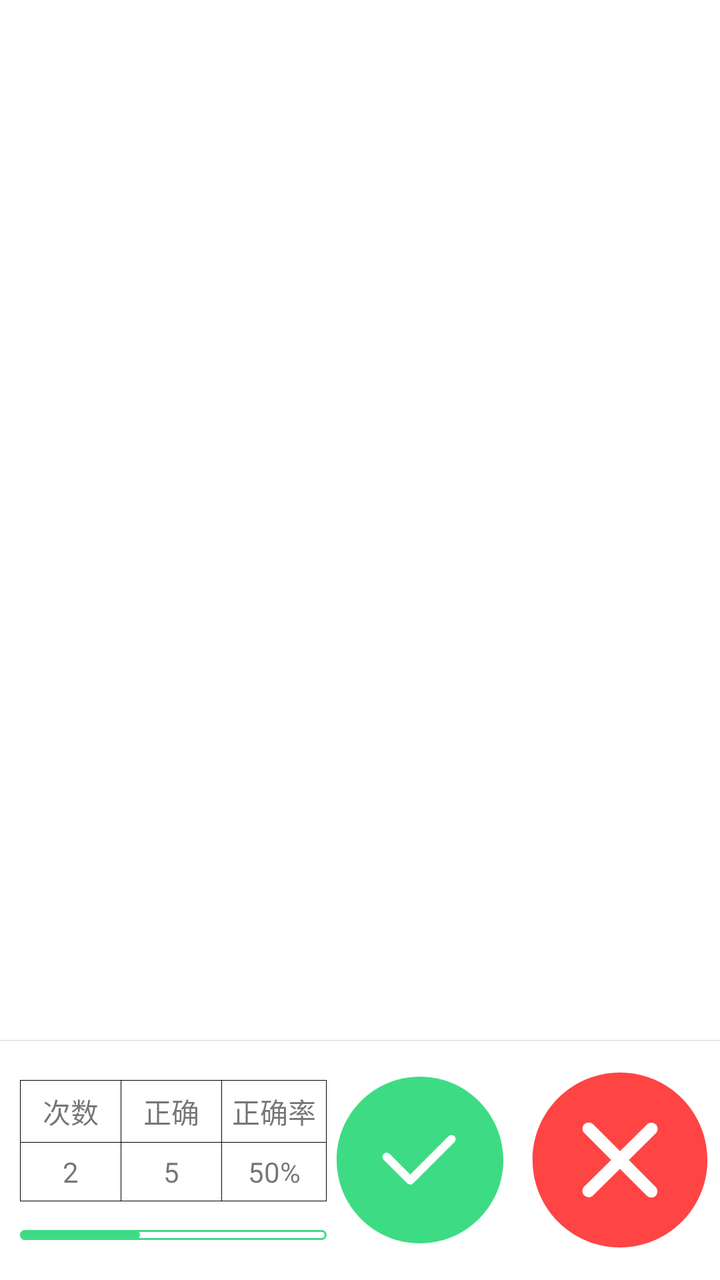
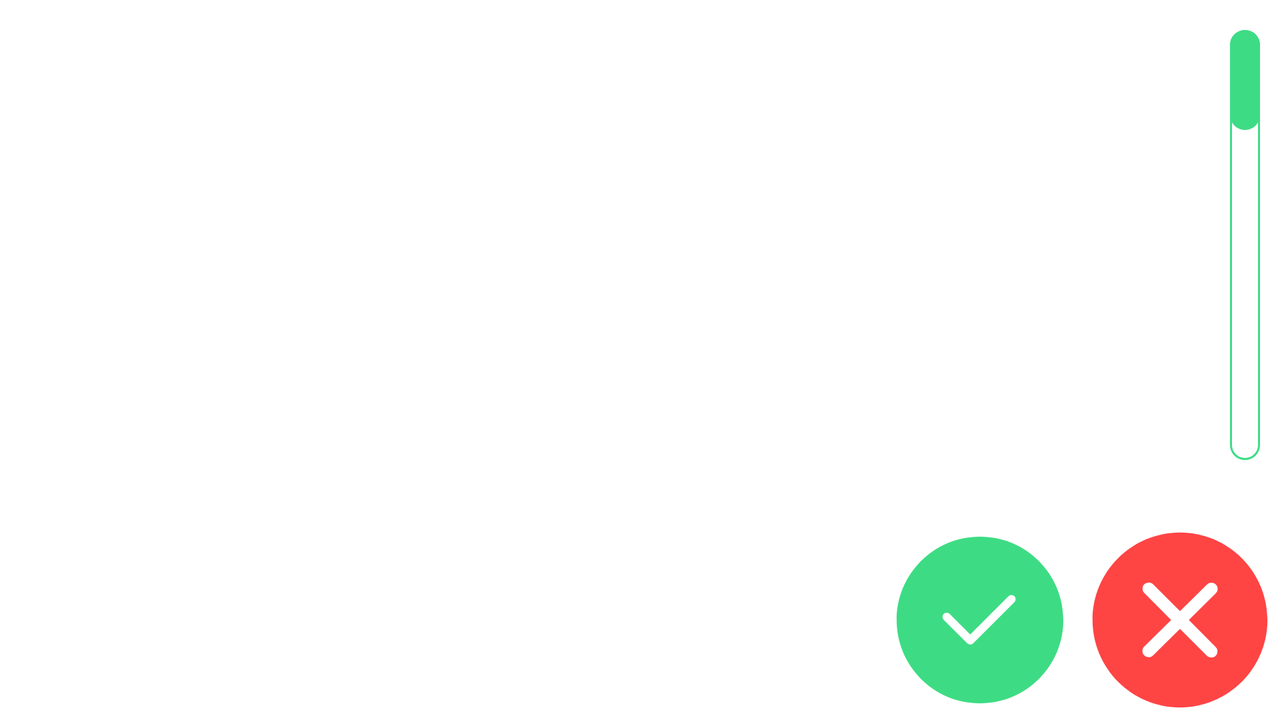

An Android layout and its configuration variant, each rendered on a device that would load it. The default file and the variant file are quoted in full after the pictures.
<!-- AndroidManifest.xml: application theme Theme.Main -->
<!-- res/layout/activity_hanzi.xml -->
<?xml version="1.0" encoding="utf-8"?>
<androidx.constraintlayout.widget.ConstraintLayout xmlns:android="http://schemas.android.com/apk/res/android"
    xmlns:app="http://schemas.android.com/apk/res-auto"
    android:layout_width="match_parent"
    android:layout_height="match_parent"
    xmlns:tools="http://schemas.android.com/tools">

    <androidx.viewpager2.widget.ViewPager2
        android:id="@+id/viewPager"
        android:layout_width="match_parent"
        android:layout_height="0dp"
        app:layout_constraintBottom_toTopOf="@id/clBottom"
        app:layout_constraintTop_toTopOf="parent" />

    <View
        app:layout_constraintTop_toBottomOf="@id/viewPager"
        android:background="#D6D6D6"
        android:layout_width="match_parent"
        android:layout_height="1px"/>


    <androidx.constraintlayout.widget.ConstraintLayout
        android:id="@+id/clBottom"
        android:paddingTop="10dp"
        android:layout_width="match_parent"
        android:layout_height="wrap_content"
        app:layout_constraintBottom_toBottomOf="parent">

        <View
            android:id="@+id/view1"
            app:layout_constraintTop_toTopOf="parent"
            android:layout_marginTop="10dp"
            android:background="@color/black"
            android:layout_marginStart="10dp"
            app:layout_constraintStart_toStartOf="parent"
            android:layout_width="1px"
            app:layout_constraintBottom_toBottomOf="@id/view4"
            android:layout_height="0dp"/>

        <View
            android:id="@+id/view2"
            app:layout_constraintTop_toTopOf="@id/view1"
            app:layout_constraintStart_toEndOf="@id/view1"
            android:background="@color/black"
            android:layout_width="0dp"
            app:layout_constraintEnd_toEndOf="@id/view6"
            android:layout_height="1px"/>

        <TextView
            android:id="@+id/tv1"
            android:padding="5dp"
            android:gravity="center"
            android:minWidth="50dp"
            app:layout_constraintTop_toBottomOf="@id/view2"
            app:layout_constraintStart_toEndOf="@id/view1"
            android:text="次数"
            android:layout_width="wrap_content"
            android:layout_height="wrap_content"/>

        <View
            android:id="@+id/view3"
            app:layout_constraintEnd_toEndOf="@id/view2"
            android:background="@color/black"
            app:layout_constraintTop_toBottomOf="@id/tv1"
            app:layout_constraintStart_toEndOf="@id/view1"
            android:layout_width="0dp"
            android:layout_height="1px"/>

        <TextView
            android:paddingTop="5dp"
            android:paddingBottom="5dp"
            app:layout_constraintTop_toBottomOf="@id/view3"
            app:layout_constraintStart_toStartOf="@id/tv1"
            app:layout_constraintEnd_toEndOf="@id/tv1"
            tools:text="2"
            android:id="@+id/tvCount"
            android:layout_width="wrap_content"
            android:layout_height="wrap_content"/>

        <View
            android:id="@+id/view4"
            android:layout_width="0dp"
            android:layout_height="1px"
            android:background="@color/black"
            app:layout_constraintEnd_toEndOf="@id/view2"
            app:layout_constraintStart_toStartOf="@id/view2"
            app:layout_constraintTop_toBottomOf="@id/tvCount" />

        <View
            android:id="@+id/view"
            android:layout_width="1px"
            android:layout_height="0dp"
            android:background="@color/black"
            app:layout_constraintBottom_toBottomOf="@id/view1"
            app:layout_constraintStart_toEndOf="@id/tv1"
            app:layout_constraintTop_toTopOf="@id/view1" />


        <LinearLayout
            android:id="@+id/llProgress"
            android:background="@drawable/bg_progress"
            app:layout_constraintEnd_toEndOf="@id/view6"
            android:layout_width="0dp"
            android:layout_marginBottom="10dp"
            app:layout_constraintBottom_toBottomOf="@id/ivRight"
            android:layout_height="5dp"
            app:layout_constraintStart_toStartOf="@id/view1">


            <View
                android:id="@+id/viewProgress"
                android:background="@drawable/bg_progress_green"
                android:layout_width="0dp"
                tools:layout_width="60dp"
                android:layout_height="match_parent"/>



        </LinearLayout>


        <ImageView
            android:id="@+id/ivRight"
            android:layout_width="100dp"
            android:layout_height="100dp"
            android:layout_marginBottom="10dp"
            android:src="@drawable/ic_right"
            app:layout_constraintBottom_toBottomOf="parent"
            app:layout_constraintEnd_toStartOf="@id/ivWrong" />

        <ImageView
            android:id="@+id/ivWrong"
            android:layout_width="100dp"
            android:layout_height="100dp"
            android:layout_marginBottom="10dp"
            android:src="@drawable/ic_wrong"
            app:layout_constraintBottom_toBottomOf="parent"
            app:layout_constraintEnd_toEndOf="parent" />

        <TextView
            android:id="@+id/textView"
            android:layout_width="wrap_content"
            android:layout_height="wrap_content"
            android:text="正确"
            android:padding="5dp"
            android:gravity="center"
            android:minWidth="50dp"
            app:layout_constraintBottom_toTopOf="@+id/view3"
            app:layout_constraintStart_toEndOf="@+id/view"
            app:layout_constraintTop_toBottomOf="@+id/view2" />

        <TextView
            android:id="@+id/tvRightCount"
            android:layout_width="wrap_content"
            android:layout_height="wrap_content"
            tools:text="5"
            app:layout_constraintBottom_toTopOf="@+id/view4"
            app:layout_constraintEnd_toEndOf="@+id/textView"
            app:layout_constraintStart_toStartOf="@+id/textView"
            app:layout_constraintTop_toBottomOf="@+id/view3" />

        <View
            android:id="@+id/view5"
            android:layout_width="1px"
            android:layout_height="0dp"
            android:background="@color/black"
            app:layout_constraintBottom_toBottomOf="@+id/view"
            app:layout_constraintStart_toEndOf="@+id/textView"
            app:layout_constraintTop_toTopOf="@+id/view" />

        <TextView
            android:id="@+id/textView3"
            android:layout_width="wrap_content"
            android:layout_height="wrap_content"
            android:text="正确率"
            android:gravity="center"
            android:minWidth="50dp"
            android:padding="5dp"
            app:layout_constraintBottom_toBottomOf="@+id/textView"
            app:layout_constraintStart_toEndOf="@+id/view5"
            app:layout_constraintTop_toTopOf="@+id/textView" />

        <TextView
            android:id="@+id/tvRate"
            android:layout_width="wrap_content"
            android:layout_height="wrap_content"
            android:text="50%"
            app:layout_constraintBottom_toBottomOf="@+id/tvRightCount"
            app:layout_constraintEnd_toEndOf="@+id/textView3"
            app:layout_constraintStart_toStartOf="@+id/textView3"
            app:layout_constraintTop_toTopOf="@+id/tvRightCount" />

        <View
            android:id="@+id/view6"
            android:layout_width="1px"
            android:layout_height="0dp"
            android:background="@color/black"
            app:layout_constraintBottom_toBottomOf="@+id/view4"
            app:layout_constraintStart_toEndOf="@+id/textView3"
            app:layout_constraintTop_toTopOf="@+id/view2" />

    </androidx.constraintlayout.widget.ConstraintLayout>

</androidx.constraintlayout.widget.ConstraintLayout>
<!-- resources referenced by this layout -->
<resources>
  <color name="black">#FF000000</color>
  <!-- drawable bg_progress (drawable) -->
  <?xml version="1.0" encoding="utf-8"?>
  <shape xmlns:android="http://schemas.android.com/apk/res/android" android:shape="rectangle">
  
      <solid android:color="@color/white"/>
  
      <stroke android:color="@color/primary" android:width="1dp"/>
  
      <corners android:radius="30dp"/>
  
  </shape>
  <!-- drawable bg_progress_green (drawable) -->
  <?xml version="1.0" encoding="utf-8"?>
  <shape xmlns:android="http://schemas.android.com/apk/res/android" android:shape="rectangle">
  
      <solid android:color="@color/primary"/>
  
  
      <corners android:radius="30dp"/>
  
  </shape>
  <!-- drawable ic_right (drawable) -->
  <vector xmlns:android="http://schemas.android.com/apk/res/android"
      android:width="200dp"
      android:height="200dp"
      android:viewportWidth="1024"
      android:viewportHeight="1024">
    <path
        android:pathData="M85.3,512C85.3,276.4 276.3,85.3 512,85.3c235.6,0 426.7,191 426.7,426.7 0,235.6 -191,426.7 -426.7,426.7 -235.6,0 -426.7,-191 -426.7,-426.7zM462,586.3l-105.6,-105.6a21.2,21.2 0,0 0,-30.1 0c-8.3,8.3 -8.2,22 -0.1,30.1l120.8,120.8a21.2,21.2 0,0 0,30.1 -0.1l211.2,-211.2a21.3,21.3 0,0 0,0 -30.2,21.4 21.4,0 0,0 -30.3,0.1l-196,196z"
        android:fillColor="@color/primary"/>
  </vector>
  <!-- drawable ic_wrong (drawable) -->
  <vector xmlns:android="http://schemas.android.com/apk/res/android"
      android:width="200dp"
      android:height="200dp"
      android:viewportWidth="1024"
      android:viewportHeight="1024">
    <path
        android:fillColor="@android:color/holo_red_light"
        android:pathData="M512,64.3c-246.9,0 -447.7,200.8 -447.7,447.7 0,246.9 200.8,447.7 447.7,447.7 246.9,0 447.7,-200.8 447.7,-447.7C959.7,265.1 758.9,64.3 512,64.3L512,64.3zM694.6,649.9c12.5,12.5 12.4,32.7 -0.1,45.2 -6.2,6.2 -14.4,9.3 -22.6,9.3 -8.2,0 -16.4,-3.1 -22.6,-9.4L511.8,557.1 373.9,693.6c-6.2,6.1 -14.4,9.2 -22.5,9.2 -8.3,0 -16.5,-3.2 -22.7,-9.5 -12.4,-12.6 -12.3,-32.8 0.3,-45.2l137.8,-136.3L329.4,374.1c-12.5,-12.5 -12.4,-32.7 0.1,-45.2 12.5,-12.5 32.7,-12.4 45.2,0.1l137.5,137.9L650.2,330.3c12.5,-12.4 32.8,-12.3 45.2,0.3 12.4,12.6 12.3,32.8 -0.3,45.2L557.3,512.1 694.6,649.9 694.6,649.9zM694.6,649.9"/>
  </vector>
  <style name="Theme.Main" parent="Theme.MaterialComponents.Light.NoActionBar">
          
          <item name="colorPrimary">@color/primary</item>
          <item name="colorPrimaryVariant">@color/primary</item>
          <item name="colorOnPrimary">@color/white</item>
          
          <item name="colorSecondary">@color/primary2</item>
          <item name="colorSecondaryVariant">@color/primary2</item>
          <item name="colorOnSecondary">@color/black</item>
          
          <item name="android:statusBarColor">@color/white</item>
          
          <item name="android:windowLightStatusBar">true</item>
          <item name="android:navigationBarColor">@color/white</item>
          <item name="android:windowLightNavigationBar" tools:targetApi="o_mr1">true</item>
      </style>
  <color name="white">#FFFFFFFF</color>
  <color name="primary">#3DDC84</color>
  <color name="primary2">#2B9A5A</color>
</resources>
<!-- res/layout-land/activity_hanzi.xml (the repository's variant of the layout above) -->
<!-- drawn on the phone turned sideways -->
<?xml version="1.0" encoding="utf-8"?>
<androidx.constraintlayout.widget.ConstraintLayout xmlns:android="http://schemas.android.com/apk/res/android"
    xmlns:app="http://schemas.android.com/apk/res-auto"
    android:layout_width="match_parent"
    android:layout_height="match_parent"
    xmlns:tools="http://schemas.android.com/tools">

    <androidx.viewpager2.widget.ViewPager2
        android:id="@+id/viewPager"
        android:layout_width="0dp"
        app:layout_constraintStart_toStartOf="parent"
        app:layout_constraintEnd_toStartOf="@id/clBottom"
        android:layout_height="match_parent"
        app:layout_constraintBottom_toTopOf="@id/clBottom"
        app:layout_constraintTop_toTopOf="parent" />


    <androidx.constraintlayout.widget.ConstraintLayout
        app:layout_constraintEnd_toEndOf="parent"
        android:id="@+id/clBottom"
        android:layout_width="200dp"
        android:layout_height="match_parent">

        <LinearLayout
            android:id="@+id/llProgress"
            android:layout_width="15dp"
            app:layout_constraintTop_toTopOf="parent"
            android:layout_marginTop="15dp"
            app:layout_constraintBottom_toTopOf="@id/ivWrong"
            android:layout_height="0dp"
            android:layout_marginEnd="10dp"
            android:layout_marginBottom="30dp"
            android:background="@drawable/bg_progress"
            app:layout_constraintEnd_toEndOf="parent">


            <View
                android:id="@+id/viewProgress"
                android:layout_width="match_parent"
                android:layout_height="50dp"
                android:background="@drawable/bg_progress_green" />


        </LinearLayout>

        <TextView
            android:text="做题次数10 正确4 正确率60%"
            android:id="@+id/tvInfo"
            android:layout_marginBottom="10dp"
            android:textSize="14sp"
            android:visibility="gone"
            app:layout_constraintStart_toStartOf="@id/llProgress"
            app:layout_constraintBottom_toTopOf="@id/llProgress"
            android:layout_width="wrap_content"
            android:layout_height="wrap_content"/>

        <ImageView
            app:layout_constraintTop_toTopOf="@id/ivWrong"
            app:layout_constraintBottom_toBottomOf="@id/ivWrong"
            app:layout_constraintEnd_toStartOf="@id/ivWrong"
            android:id="@+id/ivRight"
            android:layout_width="100dp"
            android:layout_height="100dp"
            android:src="@drawable/ic_right"/>

        <ImageView
            android:id="@+id/ivWrong"
            android:layout_width="100dp"
            app:layout_constraintBottom_toBottomOf="parent"
            android:layout_height="100dp"
            app:layout_constraintEnd_toEndOf="parent"
            android:src="@drawable/ic_wrong"/>

    </androidx.constraintlayout.widget.ConstraintLayout>

</androidx.constraintlayout.widget.ConstraintLayout>
<!-- resources referenced by the variant -->
<!-- as the phone turned sideways resolves them -->
<resources>
  <!-- drawable bg_progress (drawable) -->
  <?xml version="1.0" encoding="utf-8"?>
  <shape xmlns:android="http://schemas.android.com/apk/res/android" android:shape="rectangle">
  
      <solid android:color="@color/white"/>
  
      <stroke android:color="@color/primary" android:width="1dp"/>
  
      <corners android:radius="30dp"/>
  
  </shape>
  <!-- drawable bg_progress_green (drawable) -->
  <?xml version="1.0" encoding="utf-8"?>
  <shape xmlns:android="http://schemas.android.com/apk/res/android" android:shape="rectangle">
  
      <solid android:color="@color/primary"/>
  
  
      <corners android:radius="30dp"/>
  
  </shape>
  <!-- drawable ic_right (drawable) -->
  <vector xmlns:android="http://schemas.android.com/apk/res/android"
      android:width="200dp"
      android:height="200dp"
      android:viewportWidth="1024"
      android:viewportHeight="1024">
    <path
        android:pathData="M85.3,512C85.3,276.4 276.3,85.3 512,85.3c235.6,0 426.7,191 426.7,426.7 0,235.6 -191,426.7 -426.7,426.7 -235.6,0 -426.7,-191 -426.7,-426.7zM462,586.3l-105.6,-105.6a21.2,21.2 0,0 0,-30.1 0c-8.3,8.3 -8.2,22 -0.1,30.1l120.8,120.8a21.2,21.2 0,0 0,30.1 -0.1l211.2,-211.2a21.3,21.3 0,0 0,0 -30.2,21.4 21.4,0 0,0 -30.3,0.1l-196,196z"
        android:fillColor="@color/primary"/>
  </vector>
  <!-- drawable ic_wrong (drawable) -->
  <vector xmlns:android="http://schemas.android.com/apk/res/android"
      android:width="200dp"
      android:height="200dp"
      android:viewportWidth="1024"
      android:viewportHeight="1024">
    <path
        android:fillColor="@android:color/holo_red_light"
        android:pathData="M512,64.3c-246.9,0 -447.7,200.8 -447.7,447.7 0,246.9 200.8,447.7 447.7,447.7 246.9,0 447.7,-200.8 447.7,-447.7C959.7,265.1 758.9,64.3 512,64.3L512,64.3zM694.6,649.9c12.5,12.5 12.4,32.7 -0.1,45.2 -6.2,6.2 -14.4,9.3 -22.6,9.3 -8.2,0 -16.4,-3.1 -22.6,-9.4L511.8,557.1 373.9,693.6c-6.2,6.1 -14.4,9.2 -22.5,9.2 -8.3,0 -16.5,-3.2 -22.7,-9.5 -12.4,-12.6 -12.3,-32.8 0.3,-45.2l137.8,-136.3L329.4,374.1c-12.5,-12.5 -12.4,-32.7 0.1,-45.2 12.5,-12.5 32.7,-12.4 45.2,0.1l137.5,137.9L650.2,330.3c12.5,-12.4 32.8,-12.3 45.2,0.3 12.4,12.6 12.3,32.8 -0.3,45.2L557.3,512.1 694.6,649.9 694.6,649.9zM694.6,649.9"/>
  </vector>
  <style name="Theme.Main" parent="Theme.MaterialComponents.Light.NoActionBar">
          
          <item name="colorPrimary">@color/primary</item>
          <item name="colorPrimaryVariant">@color/primary</item>
          <item name="colorOnPrimary">@color/white</item>
          
          <item name="colorSecondary">@color/primary2</item>
          <item name="colorSecondaryVariant">@color/primary2</item>
          <item name="colorOnSecondary">@color/black</item>
          
          <item name="android:statusBarColor">@color/white</item>
          
          <item name="android:windowLightStatusBar">true</item>
          <item name="android:navigationBarColor">@color/white</item>
          <item name="android:windowLightNavigationBar" tools:targetApi="o_mr1">true</item>
      </style>
  <color name="white">#FFFFFFFF</color>
  <color name="primary">#3DDC84</color>
  <color name="primary2">#2B9A5A</color>
  <color name="black">#FF000000</color>
</resources>
